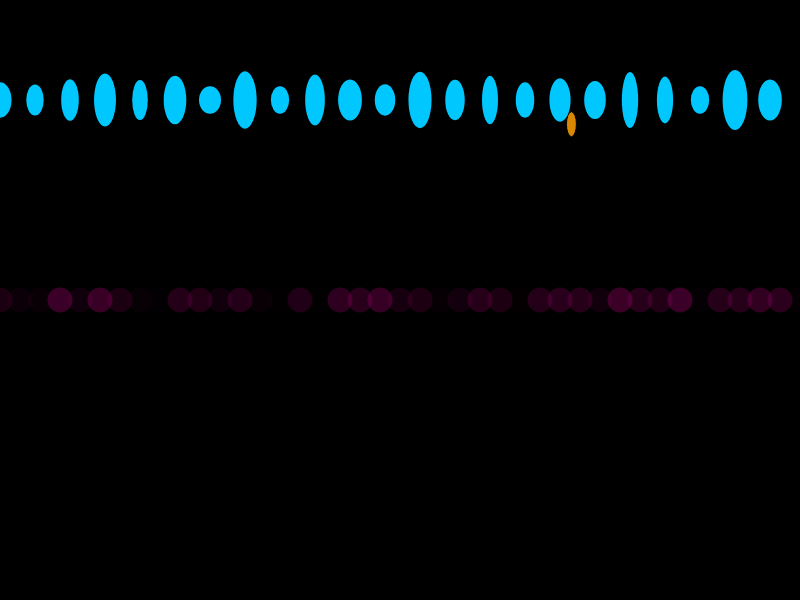
Frame 1 (no input)
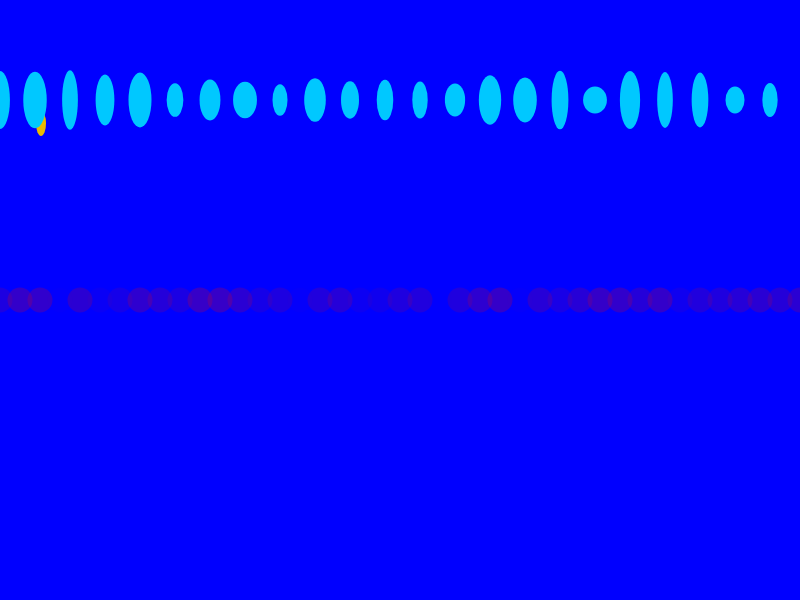
Frame 60 (no input)
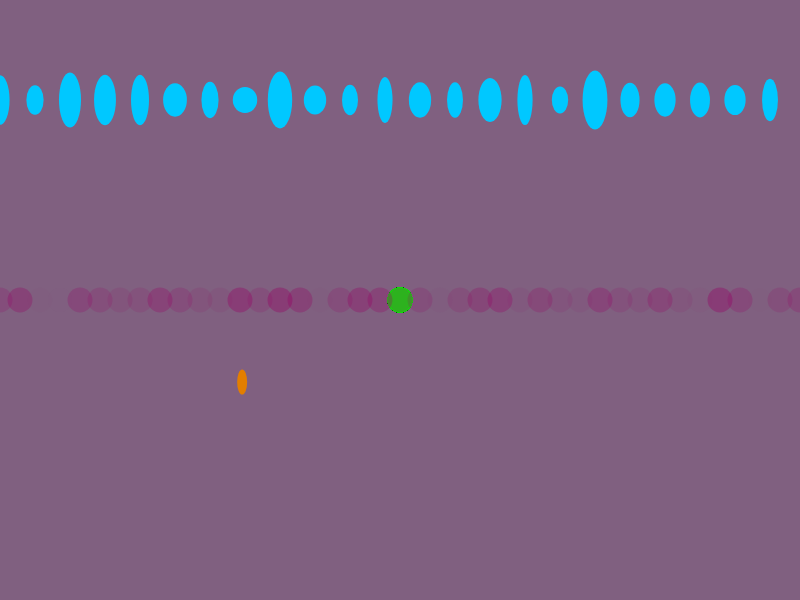
Frame 120 (the mouse pressed at the canvas centre since frame 60)

The p5.js sketch that drew these frames (run headless with seeded random() and noise() and a simulated clock; from frame 60 on, the mouse is pressed at the canvas centre):

// p5.js sketch
// ── sketch.js
var r = 0;
var b = 0;
var g = 0;
var sizeX = 0;
var sizeY = 0;

var circle = { //bevægende cirkel
x: 0,
y: 260,
diameter: 50,
speed: 4
}

//Random color pr. bounce
var col = {
r: 0,
g: 200,
b: 0,
};

//Random "rain" ellipse
var rain = {
    x: 100,
    y: 50
}

//rain color
var raincol = {
    r: 255,
    g: 200,
    b: 0
}

function setup() {
    createCanvas(800,600);
}

function draw() {
background(r,g,b);
    
//ellipse "rain" here (looks a bit like rain, has random yellow nuances, produces random positioned ellipses on canvas)
    rain.x = random(0,width);
    rain.y = random(0,height);
    raincol.r = random(100,255);
    raincol.g = random(100,200);
    raincol.b = 0;
    fill(raincol.r,raincol.g,raincol.b);
    ellipse(rain.x,rain.y,10,25);
    
//Colormapping for mouseX&Y - changes the background with map function and cursorposition
r = map(mouseX,0,800,0,255);
b = map(mouseX,0,800,255,0);
g = map(mouseY,0,800,0,255);

noStroke();
    
//Moving circle, has random green colors.
if (circle.x > width || circle.x < 0) {
    circle.speed = circle.speed*-1;
}
if (circle.x > width || circle.x < 0) {

	col.r = random(200,255); //random values of red between the range (22, 222)
	col.g = random(100,255);
	col.b = 0;
}
    
fill(col.r,col.g,col.b);
    circle.x = circle.x + circle.speed;
    ellipse(circle.x,circle.y,50,50);
    
    
//Mapping circle - differs in size with cursor position
for (var i = 0;i <= width; i = i + 5) {
    fill(0,255,0,100);
    ellipse(mouseX,mouseY,sizeX,sizeY);
sizeX = map(mouseX,0,800,0,50);
sizeY = map(mouseY,0,600,50,0);
    
}

//Blue ellipses, random sizes (testing 'while' function)
var i = 0;
while (i <= width) {
    fill(0,200,255);
    ellipse(i,100,random(15,25),random(25,60));
    i = i + 35;
    
}
    
//Purple ellipses (Random transparency)
var o = 100;
for (var o = 0; o <= width; o = o + 20) { 
fill(150,0,100,random(0,100));
    ellipse(o,300,25,25);
}
}
